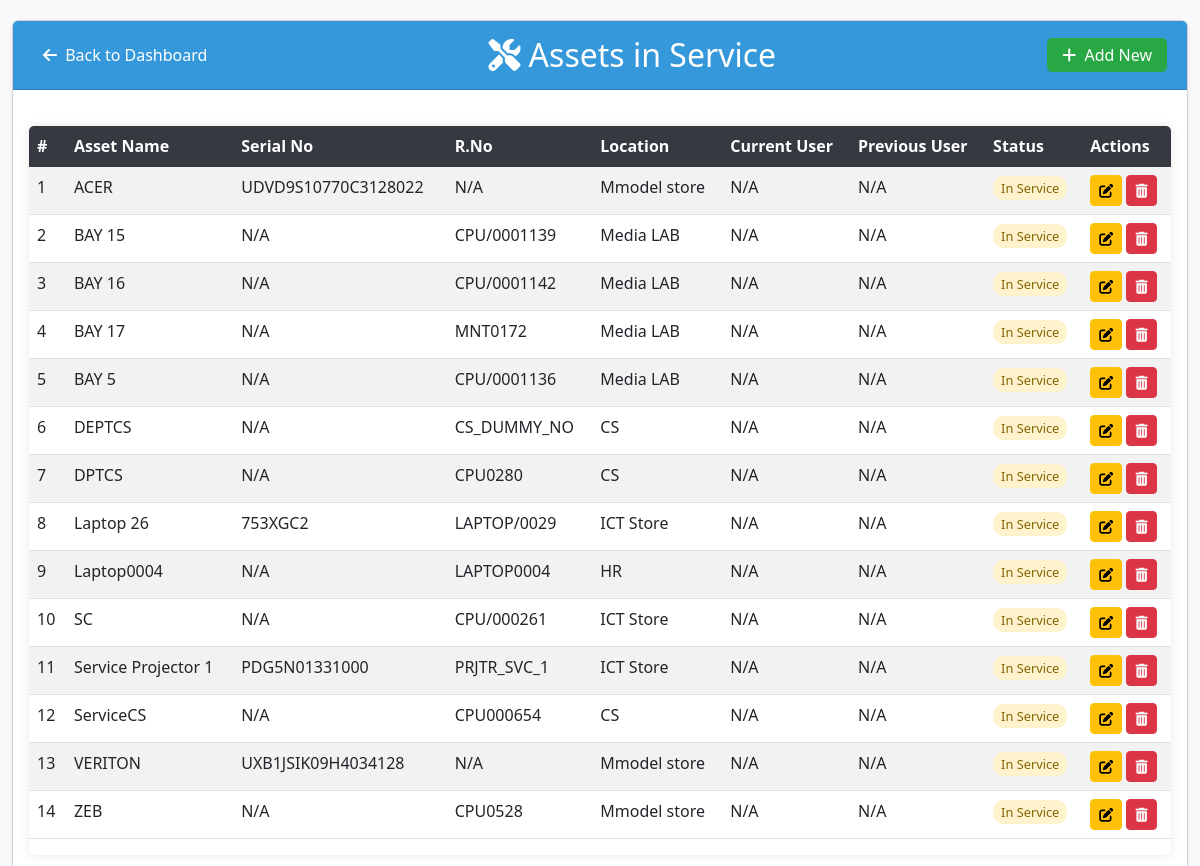
The page /manage_servicelog.php (signed in) on the database its author committed.
### tables this page shows
CREATE TABLE `asset` (
  `asset_id` int(11) NOT NULL,
  `asset_name` varchar(100) DEFAULT NULL,
  `serial_no` varchar(255) DEFAULT NULL,
  `r_no` varchar(255) DEFAULT NULL,
  `model` varchar(100) DEFAULT NULL,
  `brand` varchar(100) DEFAULT NULL,
  `type_id` int(11) DEFAULT NULL,
  `location_id` int(11) DEFAULT NULL,
  `processor` varchar(100) DEFAULT NULL,
  `processor_version` varchar(100) DEFAULT NULL,
  `ram_type` enum('DDR2','DDR3','DDR4') DEFAULT NULL,
  `ram_frequency` varchar(50) DEFAULT NULL,
  `ram_size` varchar(50) DEFAULT NULL,
  `graphics_card_available` enum('Yes','No') DEFAULT 'No',
  `graphics_card_brand` varchar(100) DEFAULT NULL,
  `graphics_card_model` varchar(100) DEFAULT NULL,
  `graphics_card_size` varchar(50) DEFAULT NULL,
  `storage_type` enum('SSD','HDD','Both') DEFAULT NULL,
  `storage_count` int(11) DEFAULT NULL,
  `purchase_date` date DEFAULT NULL,
  `warranty_expiry` date DEFAULT NULL,
  `status` enum('active','service','scrapped') DEFAULT 'active',
  `current_holder` int(11) DEFAULT NULL,
  `previous_holder` int(11) DEFAULT NULL,
  `lan_status` enum('Working','Not working') DEFAULT NULL COMMENT 'LAN connectivity status for lab assets',
  `projector_type` enum('Short Throw','Standard','Long Throw','Ultra Short Throw') DEFAULT NULL,
  `has_speaker` enum('Yes','No') DEFAULT NULL,
  `lumens` varchar(20) DEFAULT NULL,
  `resolution` varchar(20) DEFAULT NULL,
  `mount_type` enum('Short Throw','Long Throw') DEFAULT NULL,
  `logic_box_status` enum('Yes','No','Replaced','New logic box installed') DEFAULT NULL,
  `cable_type` enum('HDMI','VGA','Printer Cable','VGA CABLE','VGACABLE','VJA') DEFAULT NULL,
  `screen_type` varchar(50) DEFAULT NULL,
  `os_type` varchar(100) DEFAULT NULL,
  `os` varchar(100) DEFAULT NULL,
  `projector_remarks` text DEFAULT NULL,
  `updated_at` timestamp NOT NULL DEFAULT current_timestamp() ON UPDATE current_timestamp(),
  `printer_type` varchar(255) DEFAULT NULL,
  `connectivity` varchar(255) DEFAULT NULL,
  `paper_size` varchar(255) DEFAULT NULL
);

CREATE TABLE `location` (
  `location_id` int(11) NOT NULL,
  `location_name` varchar(100) DEFAULT NULL,
  `category_id` int(11) DEFAULT NULL
);

### manage_servicelog.php (the view, shortened to what this page needs)
<?php
require_once 'config.php';
function safe_html($value, $default = 'N/A') {
    return htmlspecialchars($value ?? $default, ENT_QUOTES, 'UTF-8');
}
$currentUserName = "User";
$user_id = $_SESSION['user_id'];
$query = "SELECT emp_name FROM employee WHERE emp_id = ?";
if ($stmt = $conn->prepare($query)) {
    $stmt->bind_param("i", $user_id);
    $stmt->execute();
    $result = $stmt->get_result();
    if ($result->num_rows > 0) {
        $user = $result->fetch_assoc();
        $currentUserName = $user['emp_name'];
    }
}
try {
    $stmt = $pdo->query("
        SELECT
            a.asset_id,
            a.asset_name,
            a.r_no,
            a.serial_no,
            l.location_name,
            curr.emp_name as `current_user`,
            prev.emp_name as `previous_user`
        FROM asset a
        JOIN location l ON a.location_id = l.location_id
        LEFT JOIN employee curr ON a.current_holder = curr.emp_id
        LEFT JOIN employee prev ON a.previous_holder = prev.emp_id
        WHERE a.status = 'service'
        ORDER BY a.asset_name
        LIMIT 50
    ");
    $service_assets = $stmt->fetchAll();
} catch (PDOException $e) {
    die("Error fetching service assets: " . $e->getMessage());
}
?>
<!DOCTYPE html>
<html lang="en">
<head>
    <link href="https://cdn.jsdelivr.net/npm/bootstrap@5.3.0/dist/css/bootstrap.min.css" rel="stylesheet">
    <link rel="stylesheet" href="https://cdnjs.cloudflare.com/ajax/libs/font-awesome/6.4.0/css/all.min.css">
</head>
<body>
    <div class="user-info">
        <div class="user-icon">
        </div>
        <div>
            <span><?= safe_html($currentUserName) ?></span>
            <form action="logout.php" method="post" style="display: inline;">
                <button type="submit" class="logout-btn">
                </button>
            </form>
        </div>
    </div>
    <div class="container">
        <div class="card shadow-sm">
            <div class="card-header d-flex justify-content-between align-items-center">
                <a href="dashboard.php" class="back-btn">
                    <i class="fas fa-arrow-left me-1"></i> Back to Dashboard
                </a>
                <h2 class="mb-0 text-center"><i class="fas fa-tools me-2"></i>Assets in Service</h2>
                <a href="add_servicelog.php" class="add-btn">
                    <i class="fas fa-plus me-1"></i> Add New
                </a>
            </div>
            <div class="card-body">
                <div class="table-responsive">
                    <table class="table table-striped table-hover">
                        <thead class="table-dark">
                            <tr>
                                <th>#</th>
                                <th>Asset Name</th>
                                <th>Serial No</th>
                                <th>R.No</th>
                                <th>Location</th>
                                <th>Current User</th>
                                <th>Previous User</th>
                                <th>Status</th>
                                <th>Actions</th>
                            </tr>
                        </thead>
                        <tbody>
                            <?php foreach ($service_assets as $index => $asset): ?>
                                <tr class="service-row">
                                    <td><?= $index + 1 ?></td>
                                    <td><?= safe_html($asset['asset_name']) ?></td>
                                    <td><?= safe_html($asset['serial_no']) ?></td>
                                    <td><?= safe_html($asset['r_no']) ?></td>
                                    <td><?= safe_html($asset['location_name']) ?></td>
                                    <td><?= safe_html($asset['current_user']) ?></td>
                                    <td><?= safe_html($asset['previous_user']) ?></td>
                                    <td>
                                        <span class="status-badge status-service">In Service</span>
                                    </td>
                                    <td class="action-btns">
                                        <a href="edit_servicelog.php?log_id=<?= $asset['asset_id'] ?>" class="btn btn-sm btn-warning" title="Edit">
                                            <i class="fas fa-edit"></i>
                                        </a>
                                        <a href="del_servicelog.php?id=<?= $asset['asset_id'] ?>" class="btn btn-sm btn-danger" title="Delete" onclick="return confirm('Are you sure you want to delete this service record?')">
                                            <i class="fas fa-trash-alt"></i>
                                        </a>
                                    </td>
                                </tr>
                            <?php endforeach; ?>
                        </tbody>
                    </table>
                </div>
            </div>
        </div>
    </div>
</body>
</html>

### manage_servicelog.php (style rules this page uses)
:root { --primary-color: #3498db; --secondary-color: #2980b9; --accent-color: #e74c3c; --light-color: #ecf0f1; --dark-color: #2c3e50; }
body { background-color: #f8f9fa; padding-top: 20px; font-family: 'Segoe UI', Tahoma, Geneva, Verdana, sans-serif; }
.container { max-width: 1400px; margin: 0 auto; }
.user-info { position: absolute; top: 20px; right: 20px; display: flex; align-items: center; gap: 10px; background-color: white; padding: 8px 15px; border-radius: 30px; box-shadow: 0 2px 5px rgba(0,0,0,0.1); }
.user-icon { width: 40px; height: 40px; background-color: var(--primary-color); color: white; border-radius: 50%; display: flex; align-items: center; justify-content: center; }
.logout-btn { background: none; border: none; color: #6c757d; cursor: pointer; transition: color 0.3s; }
.card-header { background-color: var(--primary-color); color: white; padding: 15px 20px; }
.back-btn { color: white; text-decoration: none; padding: 5px 10px; border-radius: 5px; transition: background-color 0.3s; }
.add-btn { background-color: #28a745; color: white; padding: 5px 15px; border-radius: 5px; text-decoration: none; transition: background-color 0.3s; }
.table-responsive { margin-top: 20px; border-radius: 5px; overflow: hidden; box-shadow: 0 0 10px rgba(0,0,0,0.1); }
.table th { background-color: #343a40; color: white; vertical-align: middle; }
.service-row { background-color: #fff3cd; }
.action-btns { white-space: nowrap; }
.btn-sm { padding: 0.25rem 0.5rem; font-size: 0.875rem; }
.status-badge { padding: 3px 8px; border-radius: 10px; font-size: 0.8rem; font-weight: 500; }
.status-service { background-color: #fff3cd; color: #856404; }

### rows shown on the page
asset: asset_name "ACER", serial_no "UDVD9S10770C3128022", r_no "N/A", location.location_name "Mmodel store", current_user "N/A", previous_user "N/A"
asset: asset_name "BAY 15", serial_no "N/A", r_no "CPU/0001139", location.location_name "Media LAB", current_user "N/A", previous_user "N/A"
asset: asset_name "BAY 16", serial_no "N/A", r_no "CPU/0001142", location.location_name "Media LAB", current_user "N/A", previous_user "N/A"
asset: asset_name "BAY 17", serial_no "N/A", r_no "MNT0172", location.location_name "Media LAB", current_user "N/A", previous_user "N/A"
asset: asset_name "BAY 5", serial_no "N/A", r_no "CPU/0001136", location.location_name "Media LAB", current_user "N/A", previous_user "N/A"
asset: asset_name "DEPTCS", serial_no "N/A", r_no "CS_DUMMY_NO", location.location_name "CS", current_user "N/A", previous_user "N/A"
asset: asset_name "DPTCS", serial_no "N/A", r_no "CPU0280", location.location_name "CS", current_user "N/A", previous_user "N/A"
asset: asset_name "Laptop 26", serial_no "753XGC2", r_no "LAPTOP/0029", location.location_name "ICT Store", current_user "N/A", previous_user "N/A"
asset: asset_name "Laptop0004", serial_no "N/A", r_no "LAPTOP0004", location.location_name "HR", current_user "N/A", previous_user "N/A"
asset: asset_name "SC", serial_no "N/A", r_no "CPU/000261", location.location_name "ICT Store", current_user "N/A", previous_user "N/A"
asset: asset_name "Service Projector 1", serial_no "PDG5N01331000", r_no "PRJTR_SVC_1", location.location_name "ICT Store", current_user "N/A", previous_user "N/A"
asset: asset_name "ServiceCS", serial_no "N/A", r_no "CPU000654", location.location_name "CS", current_user "N/A", previous_user "N/A"
asset: asset_name "VERITON", serial_no "UXB1JSIK09H4034128", r_no "N/A", location.location_name "Mmodel store", current_user "N/A", previous_user "N/A"
asset: asset_name "ZEB", serial_no "N/A", r_no "CPU0528", location.location_name "Mmodel store", current_user "N/A", previous_user "N/A"
